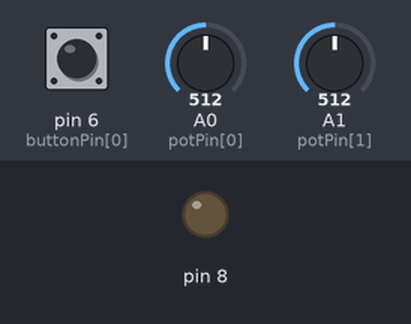
Bench run of a sketch on a simulated Arduino Uno, built with avr-gcc and run on an emulated ATmega328P. Shown: output pins drawn as LEDs (lit = HIGH). Inputs (shaded band) come from the test bench; at power-on: pin 6 (buttonPin[0]) LOW, A0 (potPin[0]) = 512, A1 (potPin[1]) = 512.

Above: at 3.7 s.
3.8 s: pin 6 (buttonPin[0]) pulled HIGH for 0.15 s
At 3.87 s:
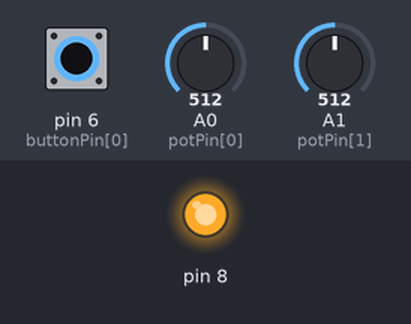
5.4 s: pin 6 (buttonPin[0]) pulled HIGH for 3.2 s
At 9.7 s:
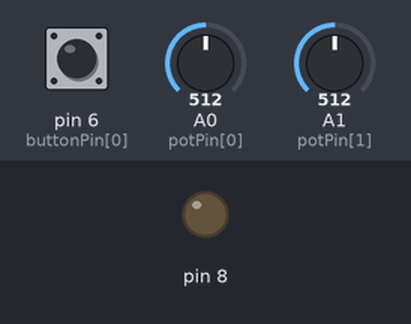
Timing chart, 0 to 11.2 s (numbered marks = the images above; inputs shaded):
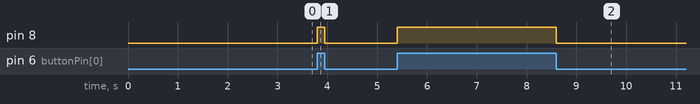

Measured:
- after the input at 3.8 s, pin 8: LOW → HIGH at once, → LOW 0.15 s later
- after the input at 5.4 s, pin 8: LOW → HIGH at once, → LOW 3.2 s later

The sketch:

APG-200.ino
```cpp
#include <ResponsiveAnalogRead.h>

//Buttons
const int N_BUTTONS = 1;
byte buttonPin[N_BUTTONS] = { 6 };
int buttonCC[N_BUTTONS] = {130};
int buttonState[N_BUTTONS] = {HIGH};
int buttonPState[N_BUTTONS] = {HIGH}; //previous

//Debounce buttons
unsigned long lastDebounceTime[N_BUTTONS] = {0};
unsigned long debounceTimer[N_BUTTONS] = {0};
int debounceDelay = 4;


//Potentiometers
const int N_POTS = 2;
byte potPin[N_POTS] = {A0, A1};
int potCC[N_POTS] = {23, 17};
int potReading[N_POTS] = {0};
int potState[N_POTS] = {0};
int potPState[N_POTS] = {0}; //previous
int dataState[N_POTS] = {0};
int dataPState[N_POTS] = {0}; //previous

//Smoothing pot
byte potThreshold = 20;

unsigned long lastPotTime[N_POTS] = {0};
unsigned long potTimer[N_POTS] = {0};
const int POT_TIMEOUT = 300; //in milliseconds

float snapMultiplier = 0.01; // (0.0 - 1.0) - Increase for faster, but less smooth reading
ResponsiveAnalogRead responsivePot[N_POTS] = {};

/* =================================================== */

void setup ()
{
  pinMode(8, OUTPUT);

  //buttons
  for (int i = 0; i < N_BUTTONS; i++) {
      pinMode(buttonPin[i], INPUT);
  }


  //ResponsiveAnalogRead (for pots smooting)
  for (int i = 0; i < N_POTS; i++) {
    responsivePot[i] = ResponsiveAnalogRead(0, true, snapMultiplier);
    responsivePot[i].setAnalogResolution(1023);
  }

  for (int i = 0; i < N_POTS; i++) {
    potRead(i);
    potPState[i] = potState[i];
  }

  Serial.begin (31250, SERIAL_8N1, true); // 9 bit mode
  delay(2500);
  Serial.write9bit(to9Bits(128, 1)); // send initial 128 ping + 0 value
  delay(20);
  Serial.write9bit(to9Bits(0, 0)); // send initial 128 ping + 0 value

}  // end of setup


/* =================================================== */


void loop ()
{
  momentaryButtons();

  potentiometers();
}  // end of loop


/* =================================================== */


void momentaryButtons() {
  for (int i = 0; i < N_BUTTONS; i++) {
    buttonState[i] = digitalRead(buttonPin[i]);
    debounceTimer[i] = millis() - lastDebounceTime[i];

    if (buttonState[i] != buttonPState[i]) {

      lastDebounceTime[i] = millis();

      if (debounceTimer[i] > debounceDelay) {
        if (buttonState[i] == HIGH) {
          digitalWrite(8, HIGH);
          delay(20);
          Serial.write9bit(to9Bits(buttonCC[i], 1)); // send initial 128 ping + 0 value
          delay(20);
          Serial.write9bit(to9Bits(255, 0)); // send initial 128 ping + 0 value
          if ( buttonCC[i] == 130) {
            delay(20);
            Serial.write9bit(to9Bits(0, 0)); // send initial 128 ping + 0 value
          }
        } else {
          digitalWrite(8, LOW);
        }
        buttonPState[i] = buttonState[i];
      }

    }

  }
}
void potRead(int i) {
  potReading[i] = analogRead(potPin[i]);
  responsivePot[i].update(potReading[i]);
  potState[i] = responsivePot[i].getValue();
}

void potentiometers() {
  for (int i = 0; i < N_POTS; i++) {
    potRead(i);
    dataState[i] = map(potState[i], 0, 1023, 0, 255);

    int potVar = abs(potState[i] - potPState[i]);

    if (potVar > potThreshold) {
      lastPotTime[i] = millis(); //reset
    }

    potTimer[i] = millis() - lastPotTime[i];

    if (potTimer[i] < POT_TIMEOUT && millis() >= POT_TIMEOUT) {
      if (dataState[i] != dataPState[i]) {
        delay(20);
        Serial.write9bit(to9Bits(potCC[i], 1)); // send initial 128 ping + 0 value
        delay(20);
        Serial.write9bit(to9Bits(dataState[i], 0)); // send initial 128 ping + 0 value


        dataPState[i] = dataState[i];
      }
      potPState[i] = potState[i];

    }
  }
}

int to9Bits(int address, int value)
{
  if (value == 1) {
    address += 256;
  }
  return address;
}


/* =================================================== */


//8 value or address bits, 9th (left most one) bit indicates if byte is a value/mask or an address:
//0: Value or mask
//1: Address

//POTENTIOMETERS (addresses above 15 only)

//1: Address
//2: Value (0-255)

//Potmeter     Address
//Fine tune       16
//Tune            17
//Env amount      18
//LFO amount      19
//Source mix      20
//HPF             21
//Resonance       22
//Cut off freq    23
//Env mod         24

//Potmeter     Address
//LFO mod         25
//Pitch follow    26
//VCA level       27
//LFO rate        28
//LFO delay time  29
//Attack          30
//Decay           31
//Sustain         32
//Release         33

//SPECIAL COMMANDS

//Command                Address       Value
//Manual                  130           all address/value bytes (?)
//Write                   129           0
//Ping (sent on startup)  128           0
```
